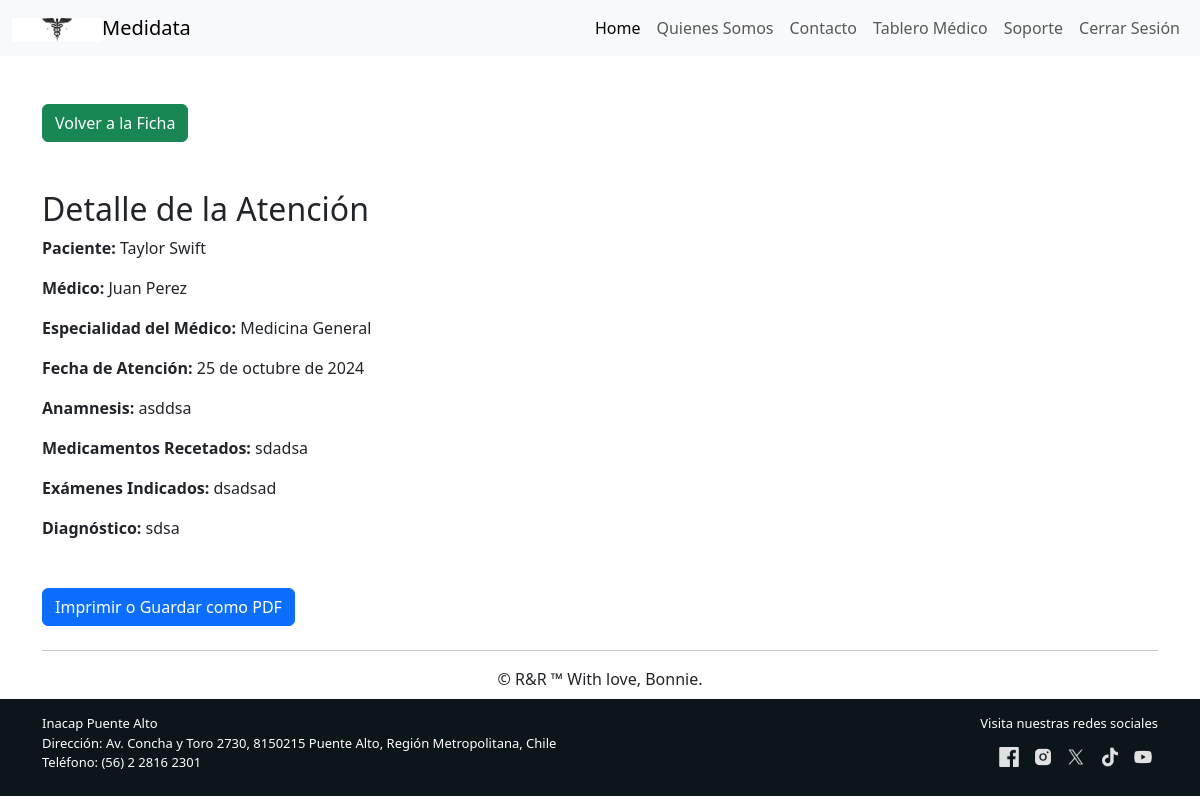
The app's page /detalle_atencion/1/ (signed in) with its own data.
### core/models.py (models this page shows, shortened)
class Atencion(models.Model):
    ficha_medica = models.ForeignKey(FichaMedica, on_delete=models.CASCADE)
    paciente = models.ForeignKey(Paciente, on_delete=models.CASCADE)
    medico = models.ForeignKey(User, on_delete=models.CASCADE)
    especialidad = models.ForeignKey(TipoMedico, on_delete=models.SET_NULL, null=True, blank=True)  # Nueva relación a TipoMedico
    fecha_atencion = models.DateField()
    anamesis = models.TextField()
    medicamentos_recetados = models.TextField(blank=True, null=True)
    examenes_indicados = models.TextField(blank=True, null=True)
    diagnostico = models.TextField()

class Paciente(models.Model):
    GENERO_CHOICES = [
        ('M', 'Masculino'),
        ('F', 'Femenino'),
        ('O', 'Otro'),
    ]
    rut = models.CharField(max_length = 12, blank=False, unique= True)
    nombre = models.CharField(max_length = 40, blank=False)
    apellido = models.CharField(max_length = 40, blank=False)
    fecha_nacimiento = models.DateField(blank=False, null=False)
    genero = models.CharField(max_length=1, choices=GENERO_CHOICES, blank=False)
    telefono = models.CharField(max_length = 12, blank=False)
    correo = models.EmailField(blank=False)

class TipoMedico(models.Model):
    descripcion = models.CharField(max_length=50)

### core/views.py (the view)
# urls.py: path('detalle_atencion/<id>/', detalle_atencion, name='detalle_atencion'),
@login_required
def detalle_atencion(request, id):
    atencion = get_object_or_404(Atencion, id=id)
    ficha_medica = atencion.ficha_medica  # Obtener la ficha médica asociada a la atención
    medico_profile = getattr(atencion.medico, 'medico_profile', None)
    especialidad = medico_profile.especialidad.descripcion if medico_profile else 'Sin especialidad'
    return render(request, 'core/atencion/detalle_atencion.html', {
        'atencion': atencion,
        'ficha_medica': ficha_medica,
        'especialidad': especialidad
    })

### core/templates/core/atencion/detalle_atencion.html
{% extends 'core/base.html' %}
{% load static %}
{% block principal %}
<div class="mt-5 container">
    <a class="btn btn-success" href="{% url 'ficha_paciente' ficha_medica.id %}">Volver a la Ficha</a>
</div>
<div class="mt-5 container">
    <h2>Detalle de la Atención</h2>
    <p><strong>Paciente:</strong> {{ atencion.paciente.nombre }} {{ atencion.paciente.apellido }}</p>
    <p><strong>Médico:</strong> {{ atencion.medico.get_full_name }}</p>
    <p><strong>Especialidad del Médico:</strong> {{ especialidad }}</p>
    <p><strong>Fecha de Atención:</strong> {{ atencion.fecha_atencion }}</p>
    <p><strong>Anamnesis:</strong> {{ atencion.anamesis }}</p>
    <p><strong>Medicamentos Recetados:</strong> {{ atencion.medicamentos_recetados }}</p>
    <p><strong>Exámenes Indicados:</strong> {{ atencion.examenes_indicados }}</p>
    <p><strong>Diagnóstico:</strong> {{ atencion.diagnostico }}</p>
</div>
<div class="mt-5 container">
    <button class="btn btn-primary" onclick="printPage()">Imprimir o Guardar como PDF</button>
</div>
{% endblock %}

### core/static/core/assets/css/estilos.css (style rules this page uses)
html, body { width: 100%; margin: 0; padding: 0; height: 100%; }
.container { position: relative; z-index: 2; }
a { text-decoration: none; color: #bebcb9; }

### records on screen
Atencion: paciente.nombre "Taylor", paciente.apellido "Swift", medico.get_full_name "Juan Perez", fecha_atencion "25 de octubre de 2024", anamesis "asddsa", medicamentos_recetados "sdadsa", examenes_indicados "dsadsad", diagnostico "sdsa"
TipoMedico: descripcion "Medicina General"
